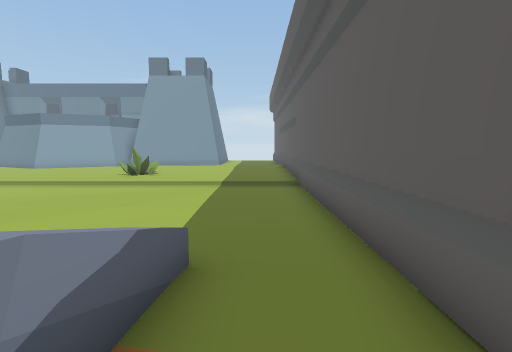
view 1 (above)

17 first-person views from a walk through a scene from a Unity 3-D project. The camera is 1.5 m above the floor, tilts 6° down and sees 85° across. The floor is counted in squares, 1 m on a side. Each view is taken from the middle of a square. On the plan, view 1 faces up. The plan holds only what a view shows up to about 14 squares ahead; the rest is blank. The place goes on beyond the plan.

view 2
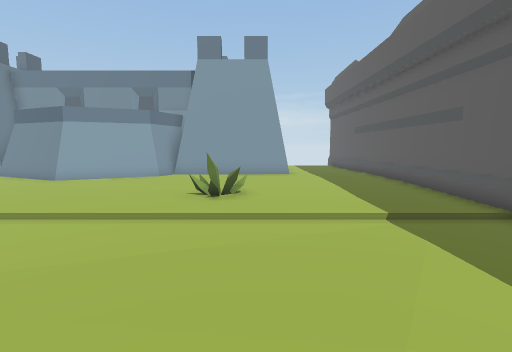

view 3
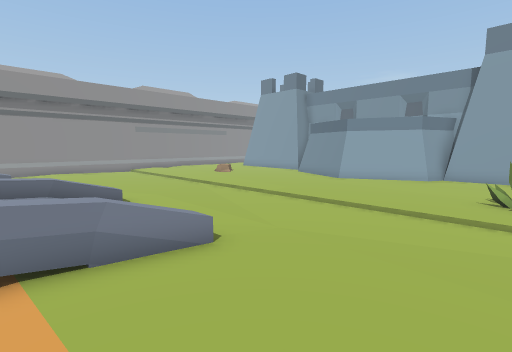

view 4
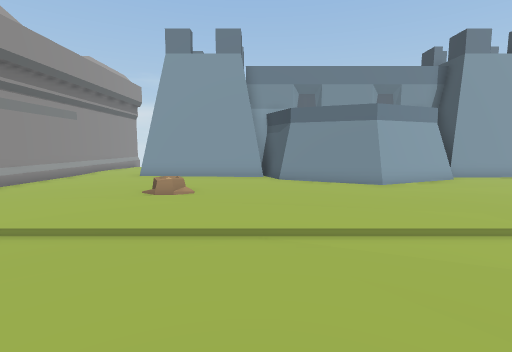

view 5
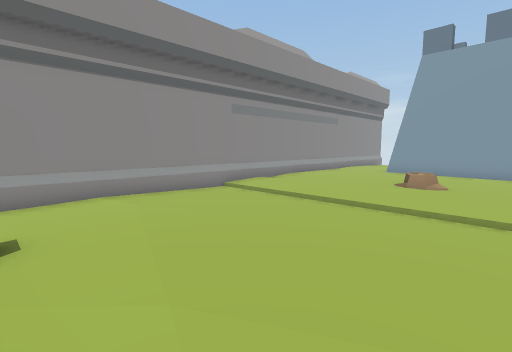

view 6
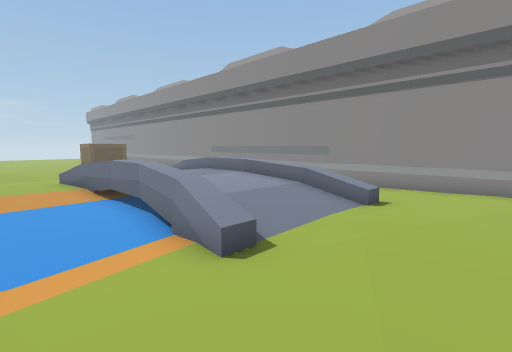

view 7
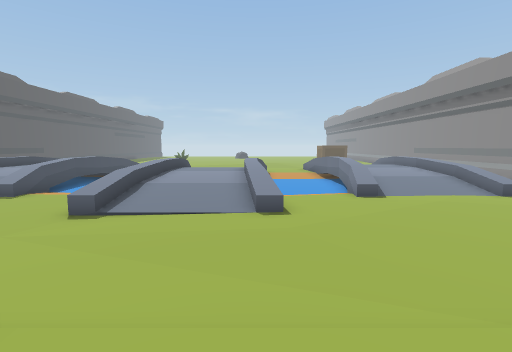

view 8
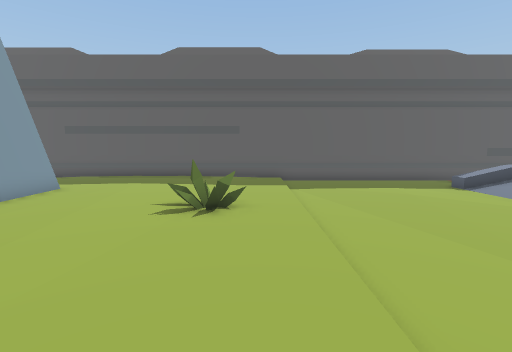

view 9
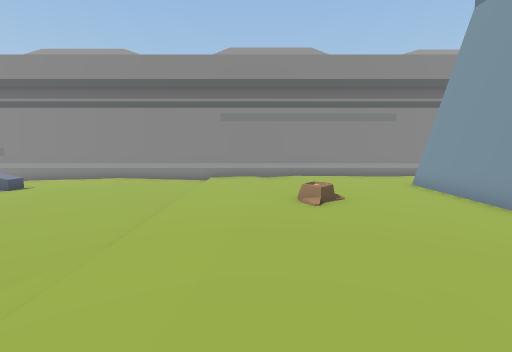

view 10
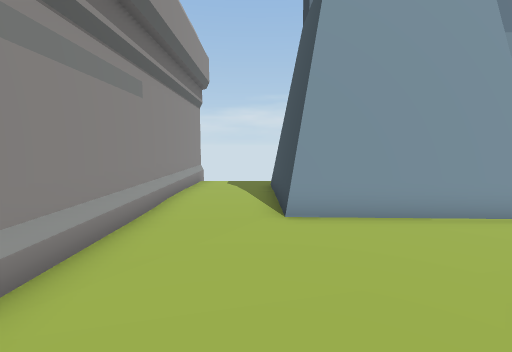

view 11
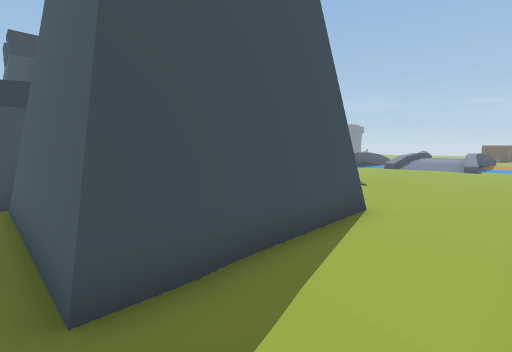

view 12
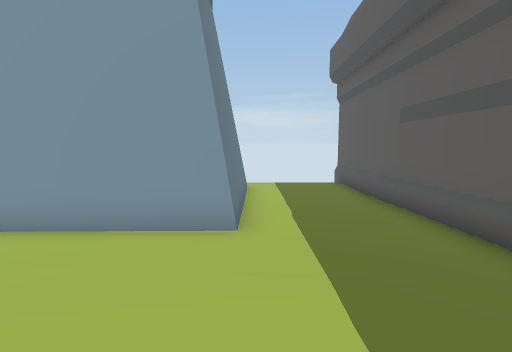

view 13
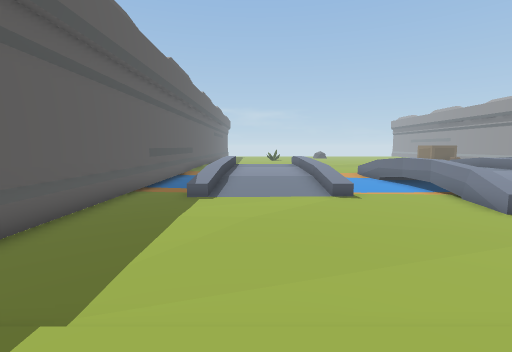

view 14
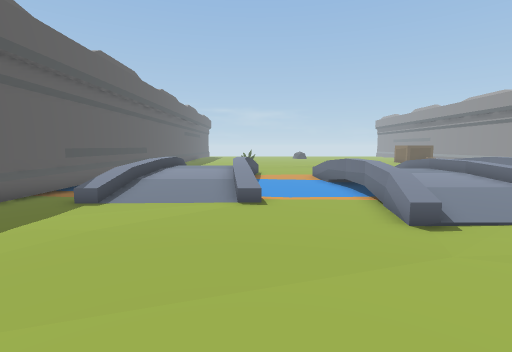

view 15
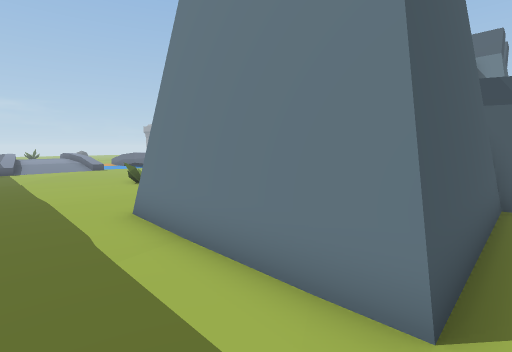

view 16
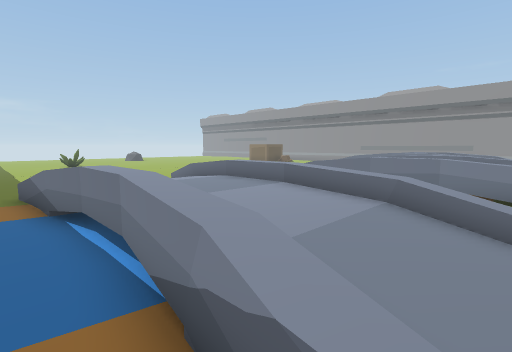

view 17
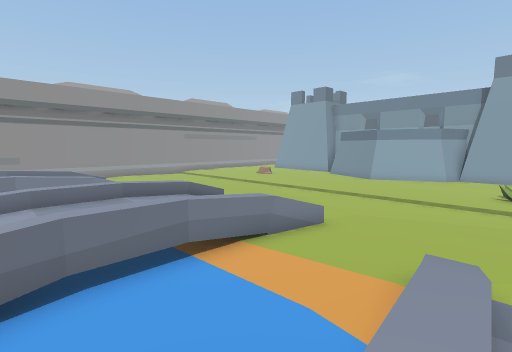

### Floor plan
Key: @ floor where view 1 was taken; # wall or solid block; . main floor; - floor 0.25 m lower than the main floor; : floor 0.5 m higher than the main floor; + floor 0.75 m higher than the main floor; * floor 1 m higher than the main floor; / step, stairs or slope; = window, fence, low wall or low ledge; O other object.
Columns run from 26 left of view 1 to 2 right of it. Each row starts with its distance up from view 1.
 25 #                           #
 24 #.........#      #..........#
 23 #...OOOOOO#      ##OOOOO....#
 22 #...OO  O          OO  O....#
 21 #...OO  O          O   O....#
 20 #...OO             O   O....#
 19 #...OOOOOO#       #OOOOO....#
 18 #...OOOOOO#      ##OOOOO....#
 17 #.........###  ###..........#
 16 #...........####............#
 15 #...........................#
 14 #..... .....................#
 13 #....................O......#
 12 #....................O......#
 11 #...........................#
 10 #///////////////////////////#
  9 #..........-------------....#
  8 #............---------......#
  7 #..............------.......#
  6 #..............----.........#
  5 #.........../////=-.........#
  4 #.........../////-..........#
  3 #.../.../...+:::+-..O....O..#
  2 #.. /////---/:::/---=////=--#
  1 #.  +:::/---=:::/---=/::/=--#
  0 #   =:::/---*:::*----/::/=@-#
 -1 #   =:::/---=:::*----/::/---#
 -2 #   *:: *---=:  *----/::/---#

Where each view was taken, in squares from view 1:
view 1: 0 up, 0 right, facing up
view 2: 4 up, 4 left, facing up
view 3: 2 up, 5 left, facing up-left
view 4: 5 up, 17 left, facing up
view 5: 3 up, 17 left, facing up-left
view 6: 6 up, 15 left, facing down-left
view 7: 12 up, 14 left, facing down
view 8: 11 up, 12 left, facing right
view 9: 12 up, 12 left, facing left
view 10: 12 up, 23 left, facing up
view 11: 24 up, 25 left, facing down-right
view 12: 13 up, 2 left, facing up
view 13: 12 up, 3 left, facing down
view 14: 11 up, 6 left, facing down
view 15: 24 up, 0 right, facing down-left
view 16: 3 up, 0 right, facing down-left
view 17: 2 down, 5 left, facing up-left
